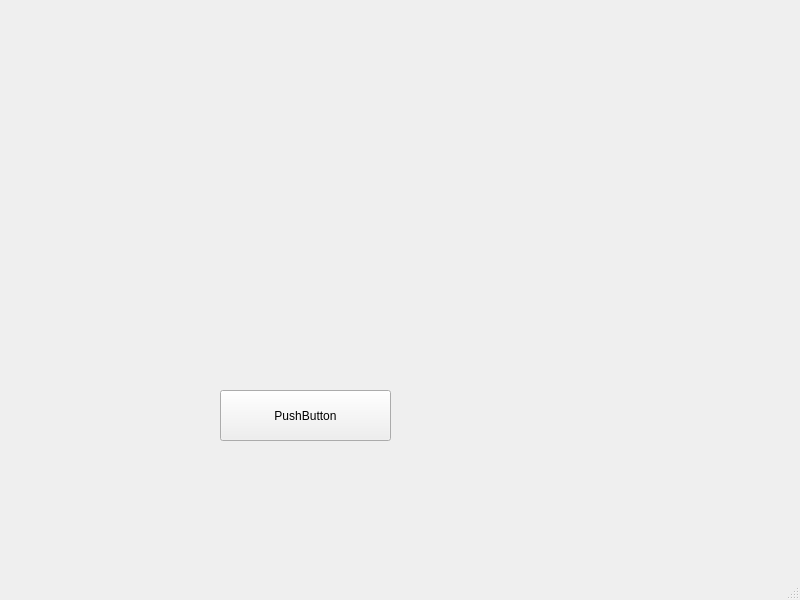
<?xml version="1.0" encoding="UTF-8"?>
<ui version="4.0">
 <class>MainWindow</class>
 <widget class="QMainWindow" name="MainWindow">
  <property name="geometry">
   <rect>
    <x>0</x>
    <y>0</y>
    <width>800</width>
    <height>600</height>
   </rect>
  </property>
  <property name="windowTitle">
   <string>MainWindow</string>
  </property>
  <widget class="QWidget" name="centralwidget">
   <widget class="QPushButton" name="pushButton">
    <property name="geometry">
     <rect>
      <x>220</x>
      <y>390</y>
      <width>171</width>
      <height>51</height>
     </rect>
    </property>
    <property name="text">
     <string>PushButton</string>
    </property>
   </widget>
  </widget>
  <widget class="QMenuBar" name="menubar">
   <property name="geometry">
    <rect>
     <x>0</x>
     <y>0</y>
     <width>800</width>
     <height>21</height>
    </rect>
   </property>
  </widget>
  <widget class="QStatusBar" name="statusbar"/>
 </widget>
 <resources/>
 <connections/>
</ui>
